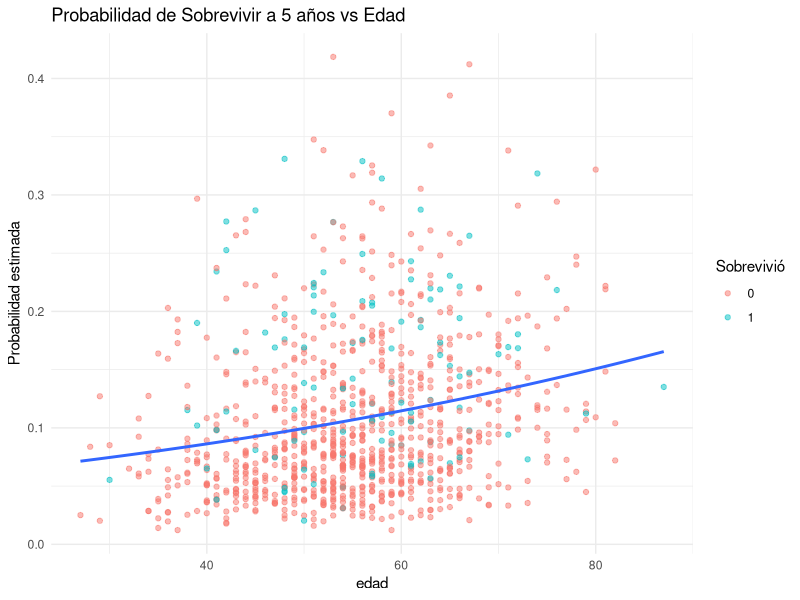
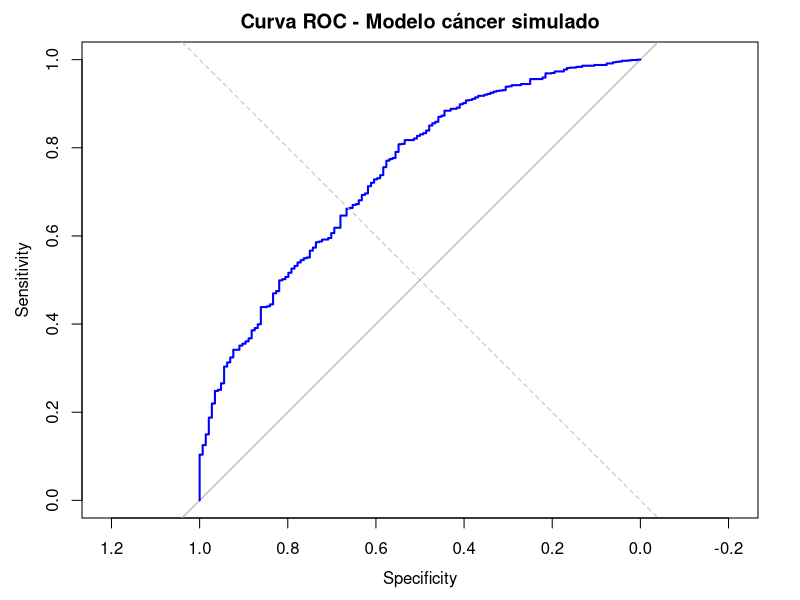
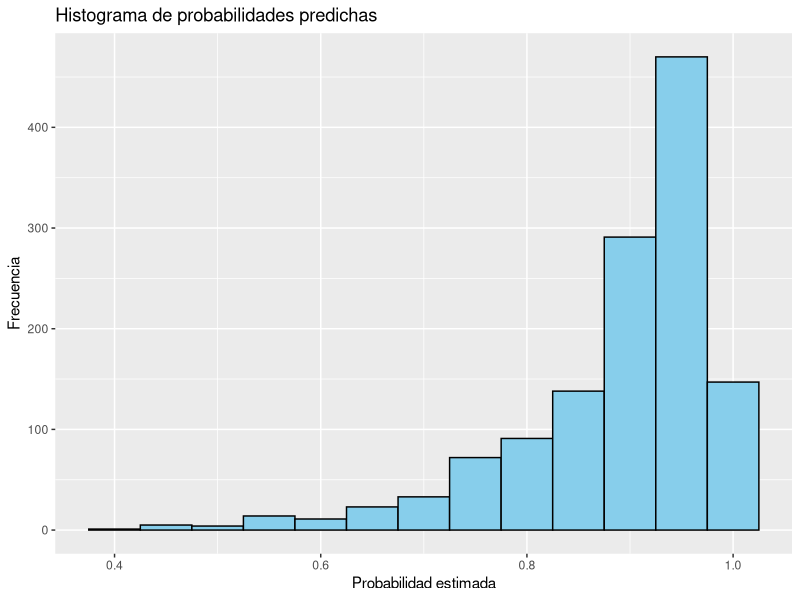
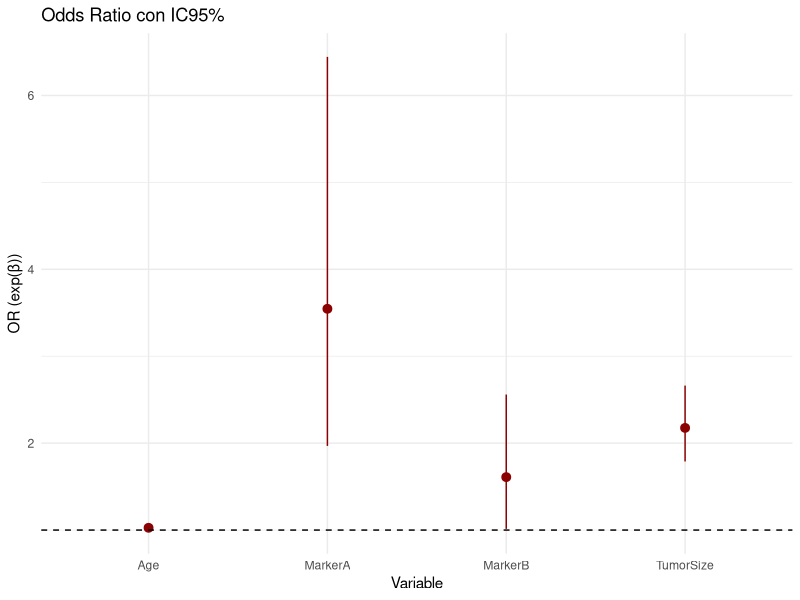
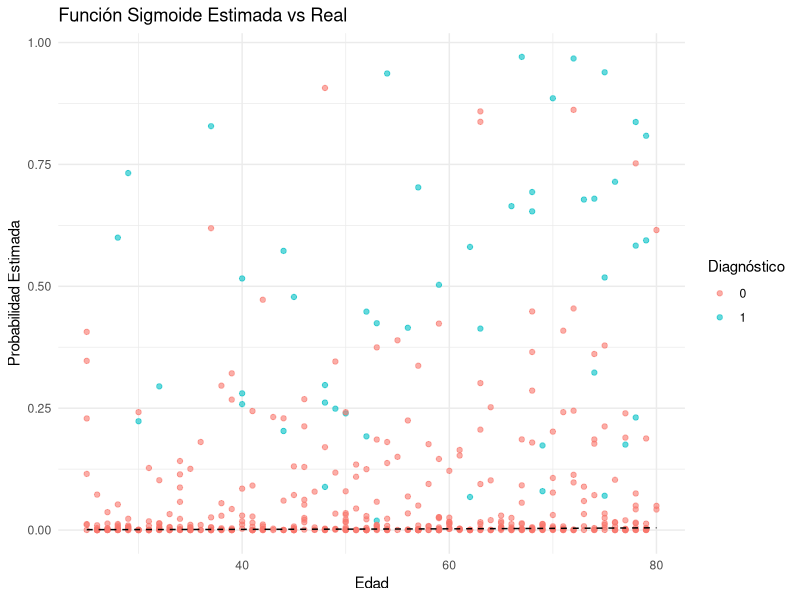
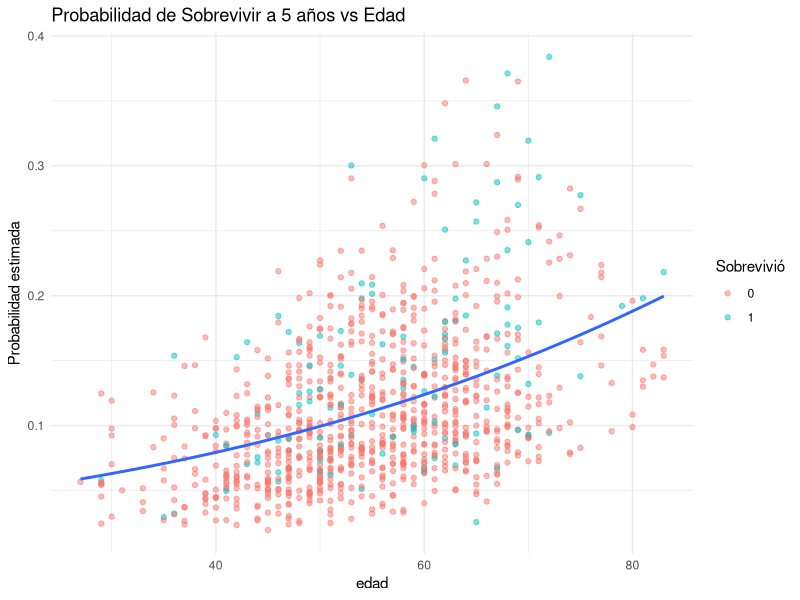

Reproduce these figures in R, in order. (Note: this script raises an error after producing the figures.)
#---- 0. SEMILLA INICIAL Y LIBRERIAS---- 
set.seed(123)
##---- Librerias ----
library(pROC)
library(ggplot2)
library(broom)
library(dplyr)
# ---- 1. Simulación de datos de cáncer de mama ----
n_1 <- 1000
edad_cancer_1 <- round(rnorm(n_1, mean = 55, sd = 10))
tamano_tumor_1 <- round(rnorm(n_1, mean = 30, sd = 10), 1)
progesterona_1 <- round(rnorm(n_1, mean = 15, sd = 5), 1)
log_odds_cancer_1 <- -4 + 0.03 * edad_cancer_1 + 
  0.05 * tamano_tumor_1 - 0.1 * progesterona_1
prob_sobrevida_1 <- 1 / (1 + exp(-log_odds_cancer_1))
sobrevivio_1 <- rbinom(n_1, 1, prob_sobrevida_1)
datos_cancer_1 <- data.frame(
  edad = edad_cancer_1,
  tamano_tumor = tamano_tumor_1,
  progesterona = progesterona_1,
  sobrevivio = sobrevivio_1)
## ---- Ajuste del modelo logístico ----
modelo_cancer_1 <- glm(sobrevivio ~ edad + tamano_tumor + progesterona, 
                     data = datos_cancer_1, family = binomial)
summary(modelo_cancer_1)
## ---- Evaluación: odds ratio e IC 95% ----
exp(cbind(OR = coef(modelo_cancer_1), confint(modelo_cancer_1)))
## ---- Gráfico de la sigmoide para cáncer (vs. edad) ----
datos_cancer_1$prob <- predict(modelo_cancer_1, type = "response")
ggplot(datos_cancer_1, aes(x = edad, y = prob)) +
  geom_point(aes(color = factor(sobrevivio)), alpha = 0.5) +
  stat_smooth(method = "glm", method.args = list(family = "binomial"), se = FALSE) +
  labs(title = "Probabilidad de Sobrevivir a 5 años vs Edad",
       y = "Probabilidad estimada", color = "Sobrevivió") +
  theme_minimal()
#---- 2. Segundo ejemplo de simulacion ----
##---- Simulación de datos (igual que antes) ----
n_2 <- 1300
age_2 <- round(runif(n_2, 20, 80))
tumor_size_2 <- round(rnorm(n_2, 2.5, 1), 1)
marker_A_2 <- round(rnorm(n_2, 1.0, 0.3), 1)
marker_B_2 <- round(rnorm(n_2, 1.2, 0.4), 1)
log_odds_2 <- -3.126 + 0.032 * age_2 + 0.732 * tumor_size_2 +
  1.348 * marker_A_2 + 0.898 * marker_B_2
prob_2 <- 1 / (1 + exp(-log_odds_2))
cancer_type_2 <- rbinom(n_2, 1, prob_2)
df_2 <- data.frame(Age = age_2, TumorSize = tumor_size_2,
                 MarkerA = marker_A_2, MarkerB = marker_B_2,
                 CancerType = cancer_type_2)
##---- Modelo ----
modelo_2 <- glm(CancerType ~ Age + TumorSize + MarkerA + MarkerB, 
                data = df_2, family = binomial)
##---- Gráfico 1: Curva ROC ---- 
prob_pred_2 <- predict(modelo_2, type = "response")
roc_obj_2 <- roc(df_2$CancerType, prob_pred_2)
plot(roc_obj_2, col = "blue", lwd = 2, 
     main = "Curva ROC - Modelo cáncer simulado")
abline(a = 0, b = 1, col = "gray", lty = 2)
##---- Gráfico 2: Histograma de probabilidades predichas ----
ggplot(data.frame(prob = prob_pred_2), aes(x = prob)) +
  geom_histogram(binwidth = 0.05, fill = "skyblue", color = "black") +
  labs(title = "Histograma de probabilidades predichas", x = "Probabilidad estimada", y = "Frecuencia")
##---- Gráfico 3: Efectos de los coeficientes con IC95% ----
coef_data_2 <- tidy(modelo_2, conf.int = TRUE, 
                    conf.level = 0.95, exponentiate = TRUE)
coef_data_2 <- coef_data_2[coef_data_2$term != "(Intercept)", ]
ggplot(coef_data_2, aes(x = term, y = estimate, 
                        ymin = conf.low, ymax = conf.high)) +
  geom_pointrange(color = "darkred") +
  geom_hline(yintercept = 1, linetype = "dashed") +
  labs(title = "Odds Ratio con IC95%", x = "Variable", y = "OR (exp(β))") +
  theme_minimal()
#---- 3. NUEVO EJERCICIO DE SIMULACION ----
##---- INICIALIZACION DE VARIABLES ----
n_3 <- 500
edad_3 <- round(runif(n_3, 25, 80))
tamano_tumor_3 <- round(runif(n_3, 5, 50))
progesterona_3 <- round(runif(n_3, 1, 100))
HER2_3 <- rbinom(n_3, 1, 0.25)
RE_3 <- rbinom(n_3, 1, 0.6)
RP_3 <- rbinom(n_3, 1, 0.55)
densidad_mamaria_3 <- sample(1:4, n_3, replace = TRUE)
##---- Coeficientes simulados----
log_odds_3 <- -4 + 0.03 * edad_3 + 0.05 * tamano_tumor_3 -
  0.1 * progesterona_3 +
  0.8 * HER2_3 + 0.6 * RE_3 + 0.5 * RP_3 +
  0.3 * densidad_mamaria_3
##---- Probabilidad y diagnóstico ----
prob_3 <- 1 / (1 + exp(-log_odds_3))
diagnostico_3 <- rbinom(n_3, 1, prob_3)
##---- Base de datos ----
datos_3 <- data.frame(edad_3, tamano_tumor_3, progesterona_3,
                    HER2_3, RE_3, RP_3, densidad_mamaria_3, 
                    diagnostico_3)
##----Modelo de regresión logística (MLE) ----
modelo_3 <- glm(diagnostico_3 ~ ., data = datos_3, family = binomial)
summary(modelo_3)
##---- Comparar coeficientes verdaderos vs estimados----
coef_verdaderos_3 <- c(-4, 0.03, 0.05, -0.1, 0.8, 0.6, 0.5, 0.3)
names(coef_verdaderos_3) <- names(coef(modelo_3))
comparacion_3 <- data.frame(
  Coef_Verdadero_3 = coef_verdaderos_3,
  Coef_Estimado_3 = coef(modelo_3)
)
print(comparacion_3)
##---- Visualizar con función sigmoide ----
datos_3$probabilidad_estimada <- predict(modelo_3, type = "response")
ggplot(datos_3, aes(x = edad_3, y = probabilidad_estimada, 
                  color = factor(diagnostico_3))) +
  geom_point(alpha = 0.6) +
  stat_function(fun = function(x) 1 / (1 + exp(-(-4 + 0.03 * x + 0.05 * 25 - 0.1 * 50))),
                color = "black", linetype = "dashed") +
  labs(title = "Función Sigmoide Estimada vs Real",
       x = "Edad", y = "Probabilidad Estimada",
       color = "Diagnóstico") +
  theme_minimal()
write.csv(datos_3, "datos_cancer_simulados3.csv", row.names = FALSE)
View(datos_3)
head(datos_3)
#---- 4. Simulación y Análisis de Regresión Logística ----
##---- Simulación de datos de cáncer de mama ----
n_4 <- 1000
edad_cancer_4 <- round(rnorm(n_4, mean = 55, sd = 10))
tamano_tumor_4 <- round(rnorm(n_4, mean = 30, sd = 10), 1)
progesterona_4 <- round(rnorm(n_4, mean = 15, sd = 5), 1)
log_odds_cancer_4 <- -4 + 0.03 * edad_cancer_4 +
  0.05 * tamano_tumor_4 - 0.1 * progesterona_4
prob_sobrevida_4 <- 1 / (1 + exp(-log_odds_cancer_4))
sobrevivio_4 <- rbinom(n_4, 1, prob_sobrevida_4)
datos_cancer_4 <- data.frame(
  edad = edad_cancer_4,
  tamano_tumor = tamano_tumor_4,
  progesterona = progesterona_4,
  sobrevivio = sobrevivio_4)
##---- Ajuste del modelo logístico ----
modelo_cancer_4 <- glm(sobrevivio ~ edad + tamano_tumor +
                         progesterona, 
                     data = datos_cancer_4, family = binomial)
summary(modelo_cancer_4)
## ---- Evaluación: odds ratio e IC 95% ----
exp(cbind(OR = coef(modelo_cancer_4), confint(modelo_cancer_4)))
## ---- Gráfico de la sigmoide para cáncer (vs. edad) ----
datos_cancer_4$prob <- predict(modelo_cancer_4, type = "response")
ggplot(datos_cancer_4, aes(x = edad, y = prob)) +
  geom_point(aes(color = factor(sobrevivio)), alpha = 0.5) +
  stat_smooth(method = "glm", method.args = list(family = "binomial"), se = FALSE) +
  labs(title = "Probabilidad de Sobrevivir a 5 años vs Edad",
       y = "Probabilidad estimada", color = "Sobrevivió") +
  theme_minimal()
#---- 5. Simulación de datos: Cáncer ----
n_5 <- 200
edad_cancer_5 <- rnorm(n_5, mean = 55, sd = 10)
gen_cancer_5 <- rbinom(n_5, 1, prob = 0.4)
x_cancer_5 <- cbind(1, edad_cancer_5, gen_cancer_5)
beta_cancer_5 <- c(-5, 0.08, 1.2)
logit_cancer_5 <- x_cancer_5 %*% beta_cancer_5
p_cancer_5 <- 1 / (1 + exp(-logit_cancer_5))
y_cancer_5 <- rbinom(n_5, 1, p_cancer_5)
#----  8. Simulación de datos - Cáncer ----
set.seed(123)
n_8 <- 100
edad_cancer_8 <- runif(n_8, 30, 80)
b0_cancer_8 <- -6
b1_cancer_8 <- 0.1
log_odds_cancer_8 <- b0_cancer_8 + b1_cancer_8 * edad_cancer_8
prob_cancer_8 <- 1 / (1 + exp(-log_odds_cancer_8))
diagnostico_cancer_8 <- rbinom(n_8, 1, prob_cancer_8)
datos_cancer_8 <- data.frame(Edad = edad_cancer_8, Diagnostico = diagnostico_cancer_8)
##---- Ajuste del modelo y estimación MLE ----
modelo_cancer_8 <- glm(diagnostico_cancer_8 ~ Edad_8, family = binomial, data = datos_cancer_8)
summary(modelo_cancer_8)
#---- 9. Simulación y ajuste de modelo logístico para cáncer de mama ---
set.seed(123)
n_9 <- 500
edad_9 <- rnorm(n_9, mean = 55, sd = 10)
tamano_tumor_9 <- rnorm(n_9, mean = 2.5, sd = 1)
progesterona_9 <- rnorm(n_9, mean = 15, sd = 5)
HER2_9 <- rbinom(n_9, 1, 0.3)
RE_9 <- rbinom(n_9, 1, 0.6)
RP_9 <- rbinom(n_9, 1, 0.5)
densidad_mamaria_9 <- rnorm(n_9, mean = 0.6, sd = 0.2)
##---- Log-odds simulados con coeficientes reales ----
log_odds_9 <- -4 + 0.03 * edad_9 + 0.05 * tamano_tumor_9 - 0.1 * progesterona_9 +
  0.8 * HER2_9 + 0.6 * RE_9 + 0.5 * RP_9 + 0.3 * densidad_mamaria_9
probabilidad_9 <- 1 / (1 + exp(-log_odds_9))
cancer_9 <- rbinom(n_9, 1, probabilidad_9)
##---- Construir el data frame ----
datos_9 <- data.frame(
  edad_9, tamano_tumor_9, progesterona_9, HER2_9, RE_9, RP_9,
  densidad_mamaria_9, cancer_9 = factor(cancer_9)
)
##---- Ajustar modelo logístico con glm() ----
modelo_9 <- glm(cancer_9 ~ edad_9 + tamano_tumor_9 +
                  progesterona_9 + HER2_9 + RE_9 +
                  RP_9 + densidad_mamaria_9,
              data = datos_9, family = binomial())
##---- Comparación de coeficientes ----
coef_verdaderos_9 <- c("(Intercept)" = -4, "edad" = 0.03, "tamano_tumor" = 0.05,
                     "progesterona" = -0.1, "HER2" = 0.8, "RE" = 0.6,
                     "RP" = 0.5, "densidad_mamaria" = 0.3)
coef_estimados_9 <- coef(modelo_9)
comparacion_9 <- data.frame(
  Coeficiente = names(coef_verdaderos_9),
  Verdadero = coef_verdaderos_9,
  Estimado = round(coef_estimados_9[names(coef_verdaderos_9)], 4),
  Diferencia = round(coef_estimados_9[names(coef_verdaderos_9)] - coef_verdaderos_9, 4)
)
print(comparacion_9)
##---- Visualizar sigmoide ----
library(ggplot2)
datos_9$prob_predicha <- predict(modelo_9, type = "response")
ggplot(datos_9, aes(x = edad_9, y = prob_predicha, color = cancer_9)) +
  geom_point(alpha = 0.6) +
  stat_smooth(method = "glm", method.args = list(family = "binomial"),
              se = FALSE, color = "black") +
  labs(title = "Probabilidad predicha vs edad",
       y = "Probabilidad predicha", x = "Edad")
#---- 10. Simulación y ajuste de modelo logístico para cáncer de mama ----
set.seed(123)
n_10 <- 500
edad_10 <- rnorm(n_10, mean = 55, sd = 10)
tamano_tumor_10 <- rnorm(n_10, mean = 2.5, sd = 1)
progesterona_10 <- rnorm(n_10, mean = 15, sd = 5)
HER2_10 <- rbinom(n_10, 1, 0.3)
RE_10 <- rbinom(n_10, 1, 0.6)
RP_10 <- rbinom(n_10, 1, 0.5)
densidad_mamaria_10 <- rnorm(n_10, mean = 0.6, sd = 0.2)
##---- Log-odds simulados con coeficientes reales ----
log_odds_10 <- -4 + 0.03 * edad_10 + 0.05 * tamano_tumor_10 -
  0.1 * progesterona_10 + 0.8 * HER2_10 + 0.6 * RE_10 +
  0.5 * RP_10 + 0.3 * densidad_mamaria_10
probabilidad_10 <- 1 / (1 + exp(-log_odds_10))
cancer_10 <- rbinom(n_10, 1, probabilidad_10)
##---- Construir el data frame ----
datos_10 <- data.frame(
  edad_10, tamano_tumor_10, progesterona_10, HER2_10,
  RE_10, RP_10, densidad_mamaria_10, cancer_10 = factor(cancer_10))
##---- Ajustar modelo logístico con glm() ----
modelo_10 <- glm(cancer_10 ~ edad_10 + tamano_tumor_10 +
                   progesterona_10 + HER2_10 + RE_10 +
                   RP_10 + densidad_mamaria_10,
              data = datos_10, family = binomial())
##---- Comparación de coeficientes ----
coef_verdaderos_10 <- c("(Intercept)" = -4, "edad" = 0.03, 
                        "tamano_tumor" = 0.05, "progesterona" = -0.1,
                        "HER2" = 0.8, "RE" = 0.6, "RP" = 0.5,
                        "densidad_mamaria" = 0.3)
coef_estimados_10 <- coef(modelo_10)
comparacion_10 <- data.frame(
  Coeficiente = names(coef_verdaderos_10),
  Verdadero = coef_verdaderos_10,
  Estimado = round(coef_estimados_10[names(coef_verdaderos_10)], 4),
  Diferencia = round(coef_estimados_10[names(coef_verdaderos_10)] -
                       coef_verdaderos_10, 4))
print(comparacion_10)
##---- Visualizar sigmoide ----
datos_10$prob_predicha <- predict(modelo_10, type = "response")
ggplot(datos_10, aes(x = edad_10, y = prob_predicha, color = cancer_10)) +
  geom_point(alpha = 0.6) +
  stat_smooth(method = "glm", method.args = list(family = "binomial"),
              se = FALSE, color = "black") +
  labs(title = "Probabilidad predicha vs edad",
       y = "Probabilidad predicha", x = "Edad")
#---- 11. Simulación de datos de cáncer de mama ----
set.seed(123)
n_11 <- 200
edad_11 <- round(runif(n_11, 30, 80))
tamano_tumor_11 <- round(rnorm(n_11, mean = 25, sd = 10), 1)
progesterona_11 <- round(rnorm(n_11, mean = 15, sd = 5), 1)
##---- Coeficientes simulados para cáncer ----
log_odds_11 <- -4 + 0.03 * edad_11 + 
  0.05 * tamano_tumor_11 - 0.1 * progesterona_11
probabilidad_cancer_11 <- 1 / (1 + exp(-log_odds_11))
cancer_11 <- rbinom(n_11, 1, probabilidad_cancer_11)
datos_cancer_11 <- data.frame(edad_11, tamano_tumor_11,
                              progesterona_11, cancer_11)
##---- Ajuste de modelo con glm ----
modelo_cancer_11 <- glm(cancer_11 ~ edad_11 +
                          tamano_tumor_11 +
                          progesterona_11, 
                        family = binomial, 
                        data = datos_cancer_11)
summary(modelo_cancer_11)
##---- Gráfico para visualización ----
library(ggplot2)
ggplot(datos_cancer_11, aes(x = edad_11,
                            y = probabilidad_cancer_11,
                            color = factor(cancer_11))) +
  geom_point(alpha = 0.6) +
  stat_function(fun = function(x) 1 / (1 + exp(-(coef(modelo_cancer_11)[1] + coef(modelo_cancer_11)[2]*x +
                                                   coef(modelo_cancer_11)[3]*mean(tamano_tumor_11) +
                                                   coef(modelo_cancer_11)[4]*mean(progesterona_11)))), 
                color = "black", linetype = "dashed") +
  labs(title = "Regresión logística: Cáncer de mama", y = "Probabilidad estimada", color = "Diagnóstico")

